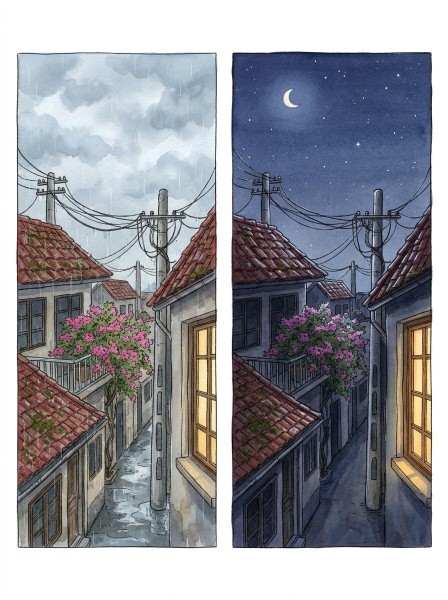
#> input picture src/alley_rain_night.jpg, 896 x 1200 px, found by its file name (shown at 1/2 size); its folder holds only this picture in this run
$ python cut_views_alley.py ../src/alley_rain_night.jpg
#> lines starting #> are read from the running program, lines starting #| are printed output that depends on the picture
"""Window views = Vi's bougainvillea alley: rain/night panels of src/alley_rain_night.jpg,
sunset = the inside of the framed alley painting in src/decor.jpg. Each crop is cut to the
window opening's aspect (556 wide, 766 tall above y=906) so build_room3 fills it exactly."""
import sys
from PIL import Image
G = sys.argv[1]
def cut(src, x0, x1, y0, out):
#> called with x0 = 38, x1 = 430, y0 = 300, out = 'view_rain.jpg'
    h = round((x1 - x0) * 766 / 556)
    Image.open(src).convert('RGB').crop((x0, y0, x1, y0 + h)).save(f'{G}/src/{out}', quality=95); print(out, x1 - x0, h)
#> after `Image.open(src).convert('RGB').crop((x0, y0, x1, y0 + h)).save(f'{G}/s`:
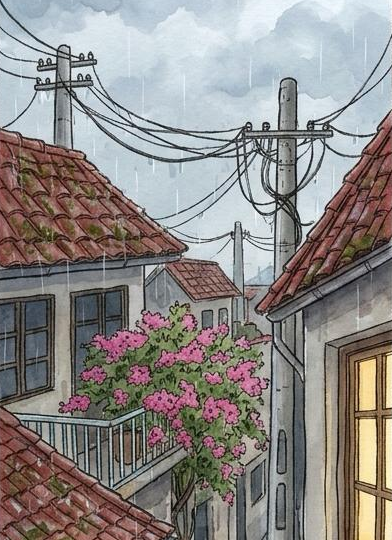
#> saved as view_rain.jpg: PIL image 392x540 RGB; mean R, G, B 141.7, 137.2, 134.9
cut(f'{G}/src/alley_rain_night.jpg', 38, 430, 300, 'view_rain.jpg')
cut(f'{G}/src/alley_rain_night.jpg', 468, 860, 300, 'view_night.jpg')
#> call 2 of cut, with x0 = 468, x1 = 860, y0 = 300, out = 'view_night.jpg'
#> in cut (call 2), `Image.open(src).convert('RGB').crop((x0, y0, x1, y0 + h)).save(f'{G}/s`:
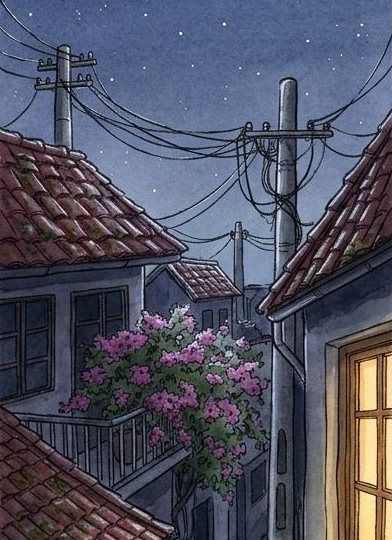
#> saved as view_night.jpg: PIL image 392x540 RGB; mean R, G, B 80.4, 81.6, 97.1
cut(f'{G}/src/decor.jpg', 268, 630, 640, 'view_sunset.jpg')
#> (the run stopped early here; a loop or call above may not have finished)
